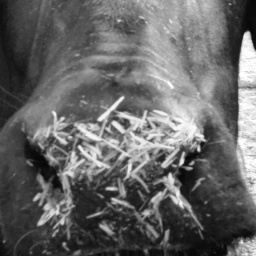
#> input picture split/test/cattle-024/IMG20230723080558.jpg, 256 x 256 px; its folder holds only this picture in this run
$ jupyter execute --allow-errors SVM2.ipynb   (older library calls are emulated)
#> lines starting #> are read from the running program, lines starting #| are printed output that depends on the picture
Splitting the dataset in the train,test and val.
And neglecting the cattle which has less than 6 images.

[cell 1]
from pathlib import Path
import random
import shutil
from collections import defaultdict

# ====== USER SETTINGS ======
RAW_DATASET = r"C:\Users\Amrit Shah\Desktop\Muzzle based Identification\Second dataset dataset\base_256"
OUTPUT_DATASET = r"C:\Users\Amrit Shah\Desktop\Muzzle based Identification\Second dataset dataset\split"  # where to save train/val/test
TRAIN_RATIO = 0.7
VAL_RATIO = 0.2
TEST_RATIO = 0.1
SEED = 42
MIN_PER_ID = 6
COPY_FILES = True   # set to False to move instead of copy
# ===========================

VALID_EXTS = {".jpg", ".jpeg", ".png", ".bmp", ".tif", ".tiff"}
random.seed(SEED)

def list_images(folder: Path):
    return [p for p in folder.iterdir() if p.suffix.lower() in VALID_EXTS and p.is_file()]

def safe_mkdir(p: Path):
    p.mkdir(parents=True, exist_ok=True)

def main():
    raw_root = Path(RAW_DATASET)
    out_root = Path(OUTPUT_DATASET)

    # Prepare output dirs
    for split in ("train", "val", "test"):
        safe_mkdir(out_root / split)

    op = shutil.copy2 if COPY_FILES else shutil.move

    split_counts = defaultdict(lambda: {"train": 0, "val": 0, "test": 0})

    for cid_dir in sorted(raw_root.iterdir()):
        if not cid_dir.is_dir():
            continue
        cid = cid_dir.name
        imgs = list_images(cid_dir)

        if len(imgs) < MIN_PER_ID:
            print(f"[skip] {cid}: only {len(imgs)} images (< {MIN_PER_ID})")
            continue

        random.shuffle(imgs)
        n = len(imgs)
        n_train = max(2, int(round(n * TRAIN_RATIO)))
        n_val = max(2, int(round(n * VAL_RATIO)))
        n_test = max(2, n - n_train - n_val)

        while n_train + n_val + n_test > n:
            if n_train > 2:
                n_train -= 2
            elif n_val > 2:
                n_val -= 2
            elif n_test > 2:
                n_test -= 2
            else:
                break

        train_imgs = imgs[:n_train]
        val_imgs = imgs[n_train:n_train + n_val]
        test_imgs = imgs[n_train + n_val:]

        for split_name, split_imgs in zip(
            ["train", "val", "test"], [train_imgs, val_imgs, test_imgs]
        ):
            dst_dir = out_root / split_name / cid
            safe_mkdir(dst_dir)
            for img in split_imgs:
                op(str(img), str(dst_dir / img.name))
            split_counts[cid][split_name] = len(split_imgs)

    print("\n[done] Dataset split complete!")
    for cid, counts in split_counts.items():
        print(f"{cid}: train={counts['train']} val={counts['val']} test={counts['test']}")

#> (the rest of this cell did not finish here and is left out)

No. of images in the test, train and validate

[cell 2]
from pathlib import Path

# ==== Change this to your split dataset root ====
DATASET_ROOT = r"C:\Users\Amrit Shah\Desktop\Muzzle based Identification\Second dataset dataset\split"
# ===============================================

VALID_EXTS = {".jpg", ".jpeg", ".png", ".bmp", ".tif", ".tiff"}

def count_images_in_split(split_path: Path):
    total = 0
    for cid_folder in split_path.iterdir():
        if cid_folder.is_dir():
            total += sum(1 for img in cid_folder.iterdir() if img.suffix.lower() in VALID_EXTS)
    return total

def main():
    root = Path(DATASET_ROOT)
    for split_name in ["train", "val", "test"]:
        split_path = root / split_name
        if split_path.exists():
            count = count_images_in_split(split_path)
            print(f"{split_name}: {count} images")
        else:
            print(f"[warn] {split_name} folder not found.")

if __name__ == "__main__":
    main()

Extracting the features for the dataset using following Heuristic approach:
1. LPB
2. Gabor
3. Blob

[cell 3]
#!/usr/bin/env python3
from pathlib import Path
import numpy as np
import pandas as pd
import cv2
from skimage.feature import local_binary_pattern, blob_log

# ============ USER SETTINGS ============
DATASET_ROOT = r"C:\Users\Amrit Shah\Desktop\Muzzle based Identification\Second dataset dataset\split"   # contains train/, val/, test/
CSV_OUT      = r"C:\Users\Amrit Shah\Desktop\Muzzle based Identification\Second dataset dataset\muzzle_features_LPB_Gabor_blob.csv"
IMG_SIZE     = 224
# LBP params (uniform -> histogram bins = P+2)
LBP_P = 16
LBP_R = 2
# Gabor params
GABOR_THETAS = [0, np.pi/4, np.pi/2, 3*np.pi/4]
GABOR_LAMBDAS = [4, 8, 16]
# ======================================

VALID_EXTS = {".jpg", ".jpeg", ".png", ".bmp", ".tif", ".tiff"}

def imread_rgb(p):
    img = cv2.imread(str(p))
    if img is None:
        return None
    return cv2.cvtColor(img, cv2.COLOR_BGR2RGB)

def resize_keep_aspect(img, target_short=IMG_SIZE):
    h, w = img.shape[:2]
    short = min(h, w)
    scale = target_short / (short if short > 0 else 1)
    nh, nw = max(1, int(round(h*scale))), max(1, int(round(w*scale)))
    return cv2.resize(img, (nw, nh), interpolation=cv2.INTER_AREA)

def center_crop(img, size=IMG_SIZE):
    h, w = img.shape[:2]
    y0, x0 = max(0, (h - size)//2), max(0, (w - size)//2)
    y1, x1 = min(h, y0 + size), min(w, x0 + size)
    crop = img[y0:y1, x0:x1]
    if crop.shape[0] != size or crop.shape[1] != size:
        crop = cv2.resize(crop, (size, size), interpolation=cv2.INTER_AREA)
    return crop

def preprocess_for_texture(img_rgb):
    img_bgr = cv2.cvtColor(img_rgb, cv2.COLOR_RGB2BGR)
    img_bgr = cv2.bilateralFilter(img_bgr, d=5, sigmaColor=40, sigmaSpace=40)
    lab = cv2.cvtColor(img_bgr, cv2.COLOR_BGR2LAB)
    l, a, b = cv2.split(lab)
    l = cv2.createCLAHE(clipLimit=2.0, tileGridSize=(8,8)).apply(l)
    lab2 = cv2.merge([l, a, b])
    out = cv2.cvtColor(lab2, cv2.COLOR_LAB2BGR)
    return cv2.cvtColor(out, cv2.COLOR_BGR2RGB)

def feat_lbp(gray, P=LBP_P, R=LBP_R):
    # uniform LBP -> bins = P + 2
    lbp = local_binary_pattern(gray, P=P, R=R, method="uniform")
    bins = np.arange(0, P + 3)  # 0..P+2  -> P+2 bins
    hist, _ = np.histogram(lbp, bins=bins, range=(0, P+2), density=False)
    hist = hist.astype(np.float32)
    hist /= (hist.sum() + 1e-6)
    return hist  # length = P+2

def feat_gabor(gray):
    feats = []
    for th in GABOR_THETAS:
        for lam in GABOR_LAMBDAS:
            ksize = 9
            sigma = 0.56 * lam
            gamma = 0.5
            kernel = cv2.getGaborKernel((ksize, ksize), sigma, th, lam, gamma, psi=0, ktype=cv2.CV_32F)
            resp = cv2.filter2D(gray, cv2.CV_32F, kernel)
            feats.extend([float(resp.mean()), float(resp.std())])
    return np.array(feats, dtype=np.float32)  # length = 2 * len(thetas) * len(lambdas)

def feat_blobs(gray):
    g = (gray.astype(np.float32) / 255.0).copy()
    blobs = blob_log(g, min_sigma=1.5, max_sigma=6.0, num_sigma=5, threshold=0.05, overlap=0.5)
    n = len(blobs)
    radii = (blobs[:, 2] * np.sqrt(2)) if n > 0 else np.array([])
    mean_r = float(radii.mean()) if n > 0 else 0.0
    density = n / (gray.shape[0]*gray.shape[1])
    return np.array([n, mean_r, density], dtype=np.float32)  # length = 3

def extract_features(img_rgb):
    img = resize_keep_aspect(img_rgb, IMG_SIZE)
    img = center_crop(img, IMG_SIZE)
    img = preprocess_for_texture(img)
    gray = cv2.cvtColor(img, cv2.COLOR_RGB2GRAY)
    f_lbp = feat_lbp(gray)                        # len = LBP_P+2
    f_gab = feat_gabor(gray)                      # len = 2*len(thetas)*len(lambdas)
    f_blob = feat_blobs(gray)                     # len = 3
    mean_i, std_i = float(gray.mean()), float(gray.std())
    return np.concatenate([f_lbp, f_gab, f_blob, [mean_i, std_i]]).astype(np.float32)

def walk_split(root: Path, split_name: str):
    split_dir = root / split_name
    if not split_dir.exists():
        return []
    rows = []
    for cid_dir in sorted([d for d in split_dir.iterdir() if d.is_dir()]):
        cattle_id = cid_dir.name
        for img_path in cid_dir.iterdir():
            if img_path.suffix.lower() not in VALID_EXTS:
                continue
            rows.append((split_name, cattle_id, img_path))
    return rows

def make_column_names(example_feat: np.ndarray):
    # derive lengths
    len_lbp  = LBP_P + 2
    len_gab  = 2 * len(GABOR_THETAS) * len(GABOR_LAMBDAS)
    len_blob = 3
    len_int  = 2
    assert example_feat.size == (len_lbp + len_gab + len_blob + len_int), \
        f"Feature length mismatch: got {example_feat.size}, expected {len_lbp + len_gab + len_blob + len_int}"

    cols = ["split", "cattle_id", "image_path"]
    cols += [f"lbp_{i}" for i in range(len_lbp)]
    cols += [f"gabor_{i}" for i in range(len_gab)]
    cols += ["blob_count", "blob_mean_r", "blob_density"]
    cols += ["mean_intensity", "std_intensity"]
    return cols

def main():
    root = Path(DATASET_ROOT)
    rows = []
    for split in ["train", "val", "test"]:
        rows.extend(walk_split(root, split))
    if not rows:
        print(f"[error] No images found under {DATASET_ROOT} (expected train/val/test subfolders).")
        return

    feats_list = []
    first_feat = None
    for split, cid, ip in rows:
        img = imread_rgb(ip)
#> in imread_rgb, img is the input picture: shape (256, 256, 3); min 4, max 255, mean 102.1
        if img is None:
            print(f"[skip] unreadable: {ip}")
            continue
        f = extract_features(img)
#> in preprocess_for_texture, `l = cv2.createCLAHE(clipLimit=2.0, tileGridSize=(8,8)).apply(l)`:
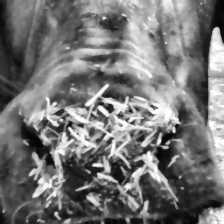
#> l: shape (224, 224); min 3, max 255, mean 117
#> in feat_lbp, `lbp = local_binary_pattern(gray, P=P, R=R, method="uniform")`:
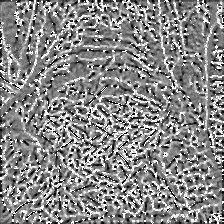
#> lbp: shape (224, 224) float64; min 0, max 17, mean 9.08; drawn with min black and max white
#> in feat_lbp, `hist, _ = np.histogram(lbp, bins=bins, range=(0, P+2), density=False)`: hist = 18 values, max 6354 at index 8, min 624 at index 15, mean 2787.6
#> in feat_lbp, `hist /= (hist.sum() + 1e-6)`: hist = 18 values, max 0.127 at index 8, min 0.0124 at index 15, mean 0.0556
#> in extract_features, `f_lbp = feat_lbp(gray)`: f_lbp has the same summary as hist in feat_lbp
#> after the loop in feat_gabor, `for th in GABOR_THETAS:`:
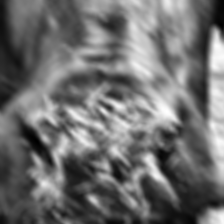
#> resp: shape (224, 224) float32; min 248.3, max 11518.4, mean 5145.6; drawn with min black and max white
#> after the loop in feat_gabor, `for th in GABOR_THETAS:`: feats = [54.65, 89.89, -90.23, 432.1, 4912.7, 2312, 122.8, 123.3, 1088.2, 693, 5143.7, 2404.4, 54.57, 92.91, -90.04, 429, 4912.8, 2294.7, 123, 124.4, 1090.4, 706.6, 5145.6, 2412.8]
#> in extract_features, `f_gab = feat_gabor(gray)`: f_gab = 24 values, max 5145.6 at index 22, min -90.23 at index 2, mean 1441
#> (the rest of the program and of its run is left out)
